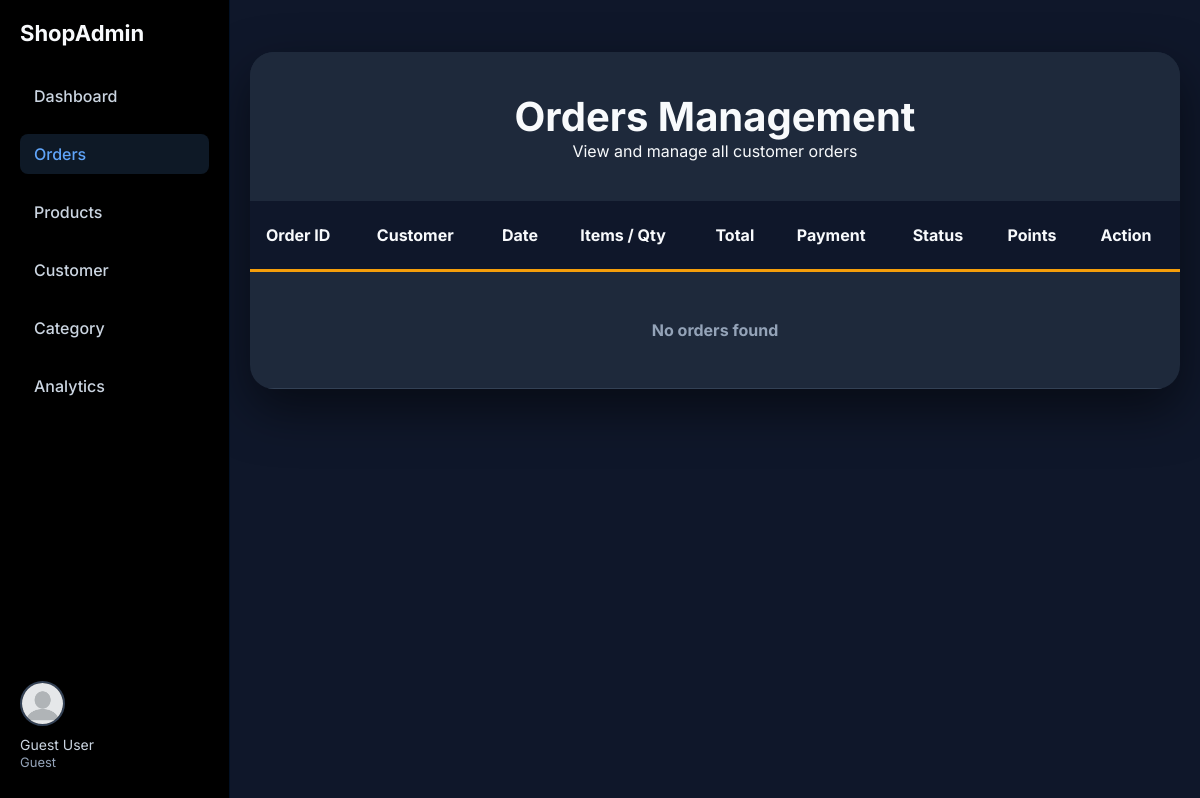
The page /pages/admin/admin-order.php on the database as committed earlier.
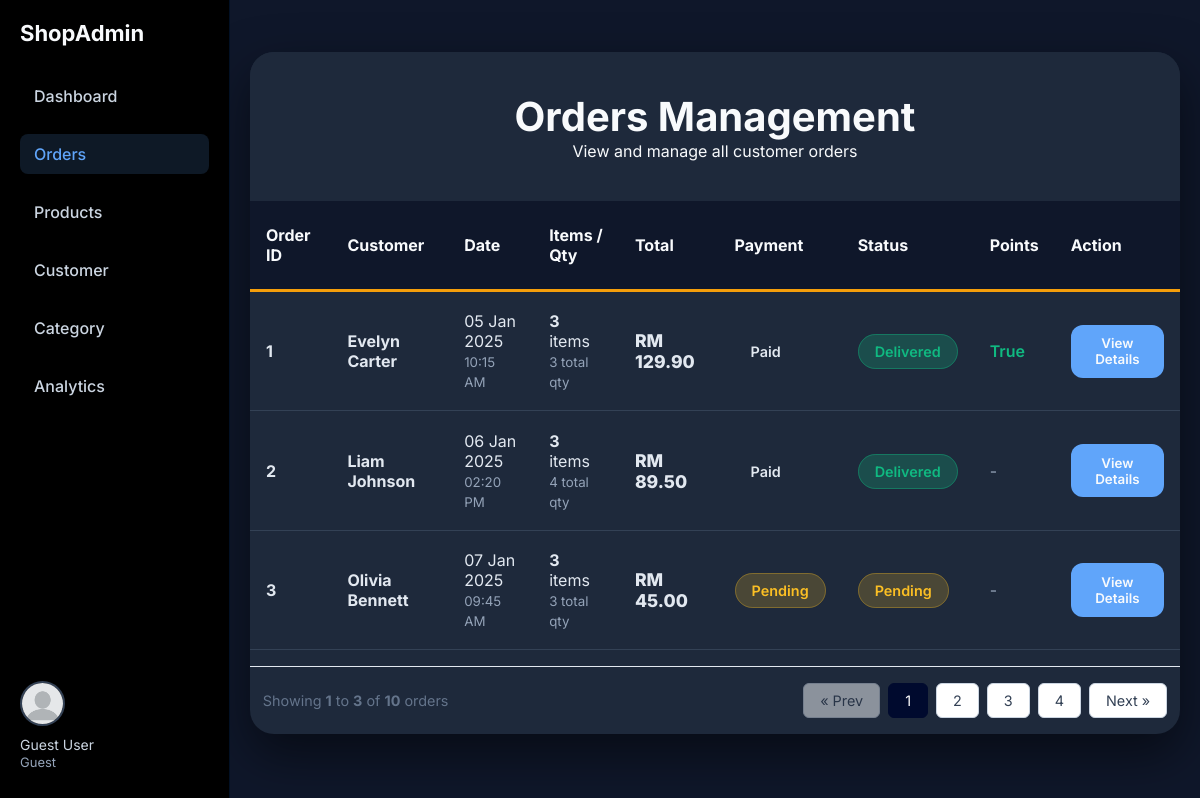
The same page on the database as committed later.
### tables this page shows
CREATE TABLE `orders` (
  `order_id` int(11) NOT NULL,
  `user_id` varchar(12) NOT NULL,
  `order_at` timestamp NOT NULL DEFAULT current_timestamp(),
  `deliver_at` date DEFAULT NULL,
  `payment_status` enum('Pending','Paid','Failed','Refunded') NOT NULL,
  `status` enum('Pending','Processing','Shipping','Delivered','Cancelled') NOT NULL,
  `total_price` decimal(10,2) NOT NULL,
  `utilize_point` tinyint(1) NOT NULL DEFAULT 0,
  `address_id` int(11) NOT NULL
);

CREATE TABLE `users` (
  `user_id` varchar(12) NOT NULL,
  `user_name` varchar(50) NOT NULL,
  `user_role` enum('Member','Admin') NOT NULL DEFAULT 'Member',
  `email` varchar(50) NOT NULL,
  `hash_password` varchar(255) NOT NULL,
  `account_status` enum('Verified','Unverified','Blocked') NOT NULL DEFAULT 'Unverified'
);

### DAO/order-dao.php (called while the page is built, shortened)
<?php
function getAllOrdersAdmin()
{
    global $_db;
    try {
        $sql = "SELECT
                    o.order_id,
                    o.order_at,
                    u.user_name,
                    u.email,
                    o.total_price,
                    o.payment_status,
                    o.status,
                    o.utilize_point,
                    COUNT(DISTINCT oi.product_id) AS total_items,
                    SUM(oi.qty) AS total_quantity
                FROM orders o
                INNER JOIN users u ON o.user_id = u.user_id
                LEFT JOIN orderitem oi ON o.order_id = oi.order_id
                GROUP BY o.order_id
                ORDER BY o.order_at ASC";
        $stmt = $_db->prepare($sql);
        $stmt->execute();
        return $stmt->fetchAll(PDO::FETCH_OBJ);
    } catch (PDOException $e) {
        error_log("Get All Orders Admin Error: " . $e->getMessage());
        return [];
    }
}

### controller/order-controller.php (called while the page is built, shortened)
<?php
require_once  __DIR__ . '/../_base.php';
require __DIR__ . '/../DAO/order-dao.php';
function getOrderHistoryAdmin()
{
    return getAllOrdersAdmin();
}

### pages/admin/admin-order.php (the view, shortened to what the changed rows need)
<?php
require '../../controller/order-controller.php';
include 'adminHeader.php';
$all_orders = getOrderHistoryAdmin();
$limit = 3;
$page = isset($_GET['page']) ? (int)$_GET['page'] : 1;
$total_records = count($all_orders);
$total_pages = ceil($total_records / $limit);
$offset = ($page - 1) * $limit;
$orders = array_slice($all_orders, $offset, $limit);
?>
<link rel="stylesheet" href="../../css/admin-order.css">
<body>
    <div class="admin-container">
        <div class="admin-header">
            <h1>Orders Management</h1>
        </div>
        <table class="orders-table">
            <thead>
                <tr>
                    <th>Order ID</th>
                    <th>Customer</th>
                    <th>Date</th>
                    <th>Items / Qty</th>
                    <th>Total</th>
                    <th>Payment</th>
                    <th>Status</th>
                    <th>Points</th>
                    <th>Action</th>
                </tr>
            </thead>
            <tbody>
                <?php if (is_array($orders) && !empty($orders)): ?>
                    <?php foreach ($orders as $order): ?>
                        <?php if (is_object($order) && isset($order->order_id)): ?>
                            <tr>
                                <td data-label="Order ID"><strong><?= $order->order_id ?></strong></td>
                                <td data-label="Customer">
                                    <a style="text-decoration:none; color:var(--color-text-primary);" href="../admin/admin-order-detail.php?id=<?= $order->order_id ?>">
                                        <div><strong><?= htmlspecialchars($order->user_name ?? 'Unknown') ?></strong></div>
                                    </a>
                                </td>
                                <td data-label="Date">
                                    <?= isset($order->order_at) ? date('d M Y', strtotime($order->order_at)) : 'N/A' ?><br>
                                    <small style="color:#94a3b8;">
                                        <?= isset($order->order_at) ? date('h:i A', strtotime($order->order_at)) : '' ?>
                                    </small>
                                </td>
                                <td data-label="Items / Qty">
                                    <strong><?= $order->total_items ?? 0 ?></strong> item<?= ($order->total_items ?? 0) > 1 ? 's' : '' ?><br>
                                    <small style="color:#94a3b8;"><?= $order->total_quantity ?? 0 ?> total qty</small>
                                </td>
                                <td data-label="Total" class="total-price">
                                    RM <?= number_format($order->total_price ?? 0, 2) ?>
                                </td>
                                <td data-label="Payment">
                                    <span class="status <?= strtolower($order->payment_status ?? 'unknown') ?>">
                                        <?= ucfirst($order->payment_status ?? 'Unknown') ?>
                                    </span>
                                </td>
                                <td data-label="Status">
                                    <span class="status <?= strtolower($order->status ?? 'unknown') ?>">
                                        <?= ucfirst($order->status ?? 'Unknown') ?>
                                    </span>
                                </td>
                                <td data-label="Points">
                                    <?php if (isset($order->utilize_point) && $order->utilize_point): ?>
                                        <span style="color: #10b981; font-weight: 600;">True</span>
                                    <?php else: ?>
                                        <span style="color: #94a3b8;">-</span>
                                    <?php endif; ?>
                                </td>
                                <td data-label="Action">
                                    <button class="btn-small btn-view" onclick="viewOrderDetails(<?= $order->order_id ?? 0 ?>)">
                                        View Details
                                    </button>
                                </td>
                            </tr>
                        <?php endif; ?>
                    <?php endforeach; ?>
                <?php else: ?>
                    <tr>
                        <td colspan="9" style="text-align: center; padding: 3rem; color: var(--color-text-muted);">
                            <strong>No orders found</strong>
                        </td>
                    </tr>
                <?php endif; ?>
            </tbody>
        </table>
        <?php if ($total_pages > 1): ?>
            <div class="pagination-container">
                <div class="pagination-info">
                    Showing <strong><?= $offset + 1 ?></strong> to <strong><?= min($offset + $limit, $total_records) ?></strong> of <strong><?= $total_records ?></strong> orders
                </div>
                <div class="pagination-controls">
                    <a href="?page=<?= $page - 1 ?>" class="page-btn <?= ($page <= 1) ? 'disabled' : '' ?>">
                        &laquo; Prev
                    </a>
                    <?php
                    $start = max(1, $page - 2);
                    $end = min($total_pages, $page + 2);
                    for ($i = $start; $i <= $end; $i++): ?>
                        <a href="?page=<?= $i ?>" class="page-btn <?= ($i == $page) ? 'active' : '' ?>">
                            <?= $i ?>
                        </a>
                    <?php endfor;
                    if ($end < $total_pages) {
                        echo '<a href="?page=' . $total_pages . '" class="page-btn">' . $total_pages . '</a>';
                    }
                    ?>
                    <a href="?page=<?= $page + 1 ?>" class="page-btn <?= ($page >= $total_pages) ? 'disabled' : '' ?>">
                        Next &raquo;
                    </a>
                </div>
            </div>
        <?php endif; ?>
    </div>
</body>
<?php include 'adminFooter.php'; ?>

Rows that differ between the two databases and show on the page:
added orders: order_id "1", user.user_name "Evelyn Carter", order_at "05 Jan 2025", order_at "10:15 AM", total_items "3", total_quantity "3", total_price "129.90", payment_status "Paid", status "Delivered", utilize_point "True"
added orders: order_id "2", user.user_name "Liam Johnson", order_at "06 Jan 2025", order_at "02:20 PM", total_items "3", total_quantity "4", total_price "89.50", payment_status "Paid", status "Delivered"
added orders: order_id "3", user.user_name "Olivia Bennett", order_at "07 Jan 2025", order_at "09:45 AM", total_items "3", total_quantity "3", total_price "45.00", payment_status "Pending", status "Pending"
Other text that changed with them:
$offset + 1: (not shown) → "1"
min($offset + $limit, $total_records): (not shown) → "3"
$total_records: (not shown) → "10"
$total_pages: (not shown) → "4"
text no longer shown: "No orders found"
text now shown: "Showing to of orders « Prev Next »"
new list line: "1"
new list line: "2"
new list line: "3"
